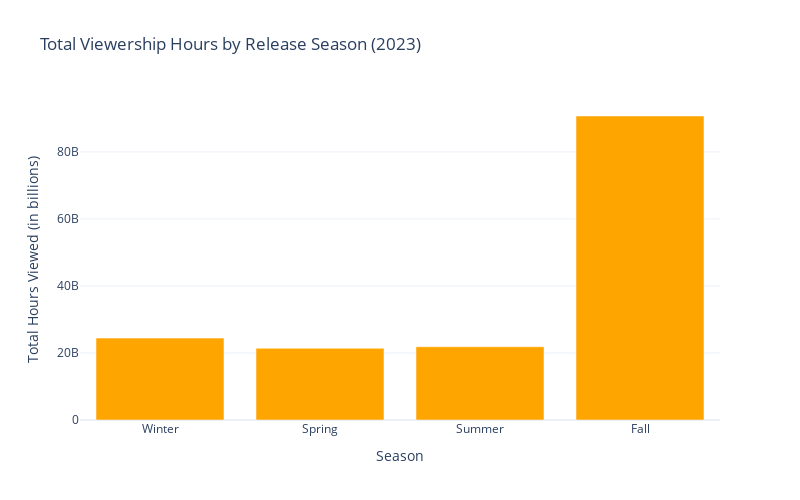

Here is the notebook cell this chart was saved with:
### Code cell
#plotting graph
fig = go.Figure(data=[
    go.Bar(
        x=seasonal_viewership.index,
        y=seasonal_viewership.values,
        marker_color='orange'
    )
])

fig.update_layout(
    title='Total Viewership Hours by Release Season (2023)',
    xaxis_title='Season',
    yaxis_title='Total Hours Viewed (in billions)',
    xaxis_tickangle=0,
    height=500,
    width=800,
    xaxis=dict(
        categoryorder='array',
        categoryarray=seasons_order
    )
)

fig.show()

### Figure 1 — Plotly figure (JSON) as saved in the notebook; plotly's stock layout.template omitted (floating-point values rounded to 4 significant figures)
{"data": [{"marker": {"color": "orange"}, "type": "bar", "x": ["Winter", "Spring", "Summer", "Fall"], "y": [24431100000, 21397400000, 21864600000, 90708800000]}], "layout": {"height": 500, "title": {"text": "Total Viewership Hours by Release Season (2023)"}, "width": 800, "xaxis": {"categoryarray": ["Winter", "Spring", "Summer", "Fall"], "categoryorder": "array", "tickangle": 0, "title": {"text": "Season"}}, "yaxis": {"title": {"text": "Total Hours Viewed (in billions)"}}}}
